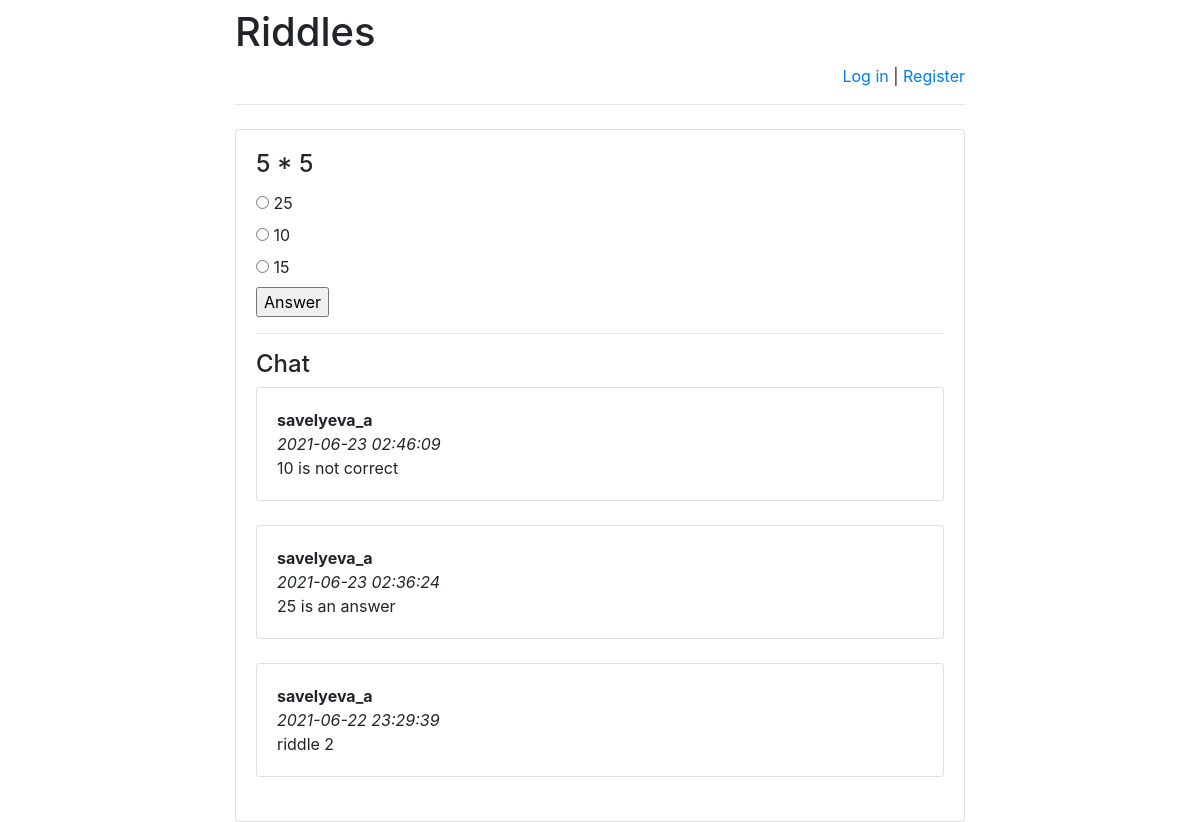
/riddles/2/, run on the app's committed database.
### riddles/models.py (models this page shows)
class Riddle(models.Model):
    riddle_text = models.CharField(max_length=255)
    pub_date = models.DateTimeField('date published')

class Option(models.Model):
    riddle = models.ForeignKey(Riddle, on_delete=models.CASCADE)
    text = models.CharField(max_length=255)
    correct = models.BooleanField(default=False)

class Message(models.Model):
    chat = models.ForeignKey(
        Riddle,
        verbose_name='Чат под загадкой',
        on_delete=models.CASCADE)
    author = models.ForeignKey(
        User,
        verbose_name='Пользователь', on_delete=models.CASCADE)
    message = models.TextField('Сообщение')
    pub_date = models.DateTimeField(
        'Дата сообщения',
        default=timezone.now)

### riddles/views.py (the view)
# urls.py: url(r'^([0-9]+)/$', views.detail, name='detail'),
def detail(request, riddle_id):
    error_message = None
    if "error_message" in request.GET:
        error_message = request.GET["error_message"]
    return render(
        request,
        "answer.html",
        {
            "riddle": get_object_or_404(Riddle, pk=riddle_id),
            "error_message": error_message,
            "latest_messages":
                Message.objects
                    .filter(chat_id=riddle_id)
                    .order_by('-pub_date')[:5]
        }
    )

### riddles/templates/answer.html (shortened to what this page needs)
{% extends 'base.html' %}
    {% block main %}
    <h4 class="card-title">{{ riddle.riddle_text }}</h4>
    <form action="answer/" method="post">
        {% for option in riddle.option_set.all %}
            <input type="radio" name="option"
                id="option{{ forloop.counter }}"
                value="{{ option.id }}"/>
            <label for="option{{ forloop.counter }}">
                {{ option.text }}
            </label><br>
        {% endfor %}
        <input type="submit" value="Answer"/>
    </form>
    <hr>
    <h4>Chat</h4>
    <div id="history">
        {% for message in latest_messages %}
            <div class="card">
                <div class="card-body">
                    <strong>
                        {{ message.author.username }}
                    </strong>
                    <br/>
                    <em>
                        {{ message.pub_date|date:'Y-m-d H:i:s' }}
                    </em>
                    <br/>
                    {{ message.message }}
                </div>
            </div>
            <br/>
        {% endfor %}
    </div>
{% endblock %}

### data on the page
Riddle: riddle_text "5 * 5"
Option: text "25"
Option: text "10"
Option: text "15"
Message: author.username "savelyeva_a", pub_date "2021-06-23 02:46:09", message "10 is not correct"
Message: author.username "savelyeva_a", pub_date "2021-06-23 02:36:24", message "25 is an answer"
Message: author.username "savelyeva_a", pub_date "2021-06-22 23:29:39", message "riddle 2"
